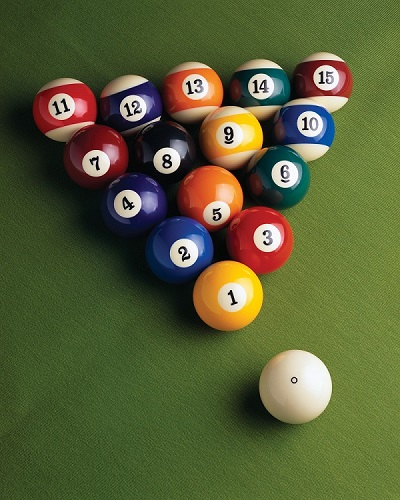
#> input picture image/Billiard.jpg, 400 x 500 px, given in place of the camera
$ python tracking_colorObject_withCamera.py
#> lines starting #> are read from the running program, lines starting #| are printed output that depends on the picture; after the words box and inside, x2 and y2 are one past the last pixel; in counts of white or black regions, pixels touching at a corner belong together
import cv2 as cv
import numpy as np

hsv = 0
lower_blue1 = 0
upper_blue1 = 0
lower_blue2 = 0
upper_blue2 = 0
lower_blue3 = 0
upper_blue3 = 0


def nothing(x):
    pass


# [52 lines left out: function mouse_callback, not called in this run]


cv.namedWindow('img_color')
cv.setMouseCallback('img_color', mouse_callback)

# 주변 조도에 따라 특정색 검출이 잘 안될 수 있어 이를 개선할 수 있는 트랙바 생성
cv.namedWindow('img_result')
cv.createTrackbar('threshold', 'img_result', 0, 255, nothing)
cv.setTrackbarPos('threshold', 'img_result', 30)

cap = cv.VideoCapture(0)
# cap = cv.VideoCapture('http://192.168.123.206:8091/?action=stream')

while True:
    # img_color = cv.imread('2.jpg')
    ret, img_color = cap.read()
#> img_color is the input picture: shape (500, 400, 3); mean B, G, R 54.7, 94.2, 88.3
    height, width = img_color.shape[:2]
#> height = 500; width = 400
    img_color = cv.resize(img_color, (width, height), interpolation=cv.INTER_AREA)

    # 원본 영상을 HSV 영상으로 변환합니다.
    img_hsv = cv.cvtColor(img_color, cv.COLOR_BGR2HSV)
#> img_hsv: shape (500, 400, 3); mean H, S, V 49.7, 135.9, 105.5

    # 범위 값으로 HSV 이미지에서 마스크를 생성합니다.
    img_mask1 = cv.inRange(img_hsv, lower_blue1, upper_blue1)
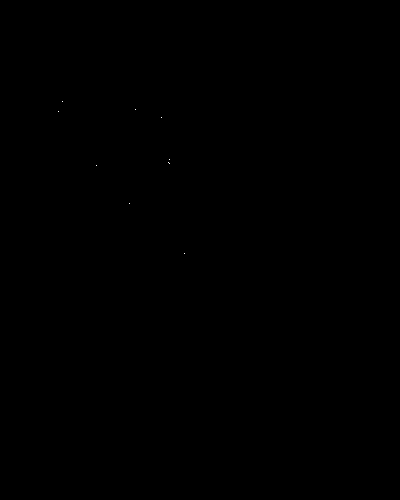
#> img_mask1: shape (500, 400); 0.01% white in thin lines or dots, all inside (x1, y1, x2, y2) = (58, 101, 185, 254)
    img_mask2 = cv.inRange(img_hsv, lower_blue2, upper_blue2)
    img_mask3 = cv.inRange(img_hsv, lower_blue3, upper_blue3)
    img_mask = img_mask1 | img_mask2 | img_mask3

    # 좀 더 깔끔한 검출을 위한 모폴로지 활용
    kernel = np.ones((11, 11), np.uint8)
    img_mask = cv.morphologyEx(img_mask, cv.MORPH_OPEN, kernel)
#> img_mask: shape (500, 400); every value is 0
    img_mask = cv.morphologyEx(img_mask, cv.MORPH_CLOSE, kernel)

    # 마스크 이미지로 원본 이미지에서 범위값에 해당되는 영상 부분을 획득합니다.
    img_result = cv.bitwise_and(img_color, img_color, mask=img_mask)
#> img_result: shape (500, 400, 3); every value is 0

    # 추적하는 물체에 이름(라벨)을 붙임
    numOfLabels, img_label, stats, centroids = cv.connectedComponentsWithStats(img_mask)
#> img_label: shape (500, 400) int32; every value is 0
#> numOfLabels = 1; stats = [[0, 0, 400, 500, 200000]]; centroids = [[199.5, 249.5]]

    for idx, centroids in enumerate(centroids):
        if stats[idx][0] == 0 and stats[idx][1] == 0:
            continue
        if np.any(np.isnan(centroids)):
            continue
        x, y, width, height, area = stats[idx]
        centerX, centerY = int(centroids[0]), int(centroids[1])

        # 검출된 물체 주변에 원과 테두리 그리기
        if area > 50:
            cv.circle(img_color, (centerX, centerY), 10, (0, 0, 255), 10)
            cv.rectangle(img_color, (x, y), (x + width, y + height), (0, 0, 255))
#> this loop made 1 pass

    cv.imshow('img_color', img_color)
    cv.imshow('img_mask', img_mask)
    cv.imshow('img_result', img_result)

    # ESC 키누르면 종료
    if cv.waitKey(1) & 0xFF == 27:
#> (key Esc is pressed here)
        break

cv.destroyAllWindows()
